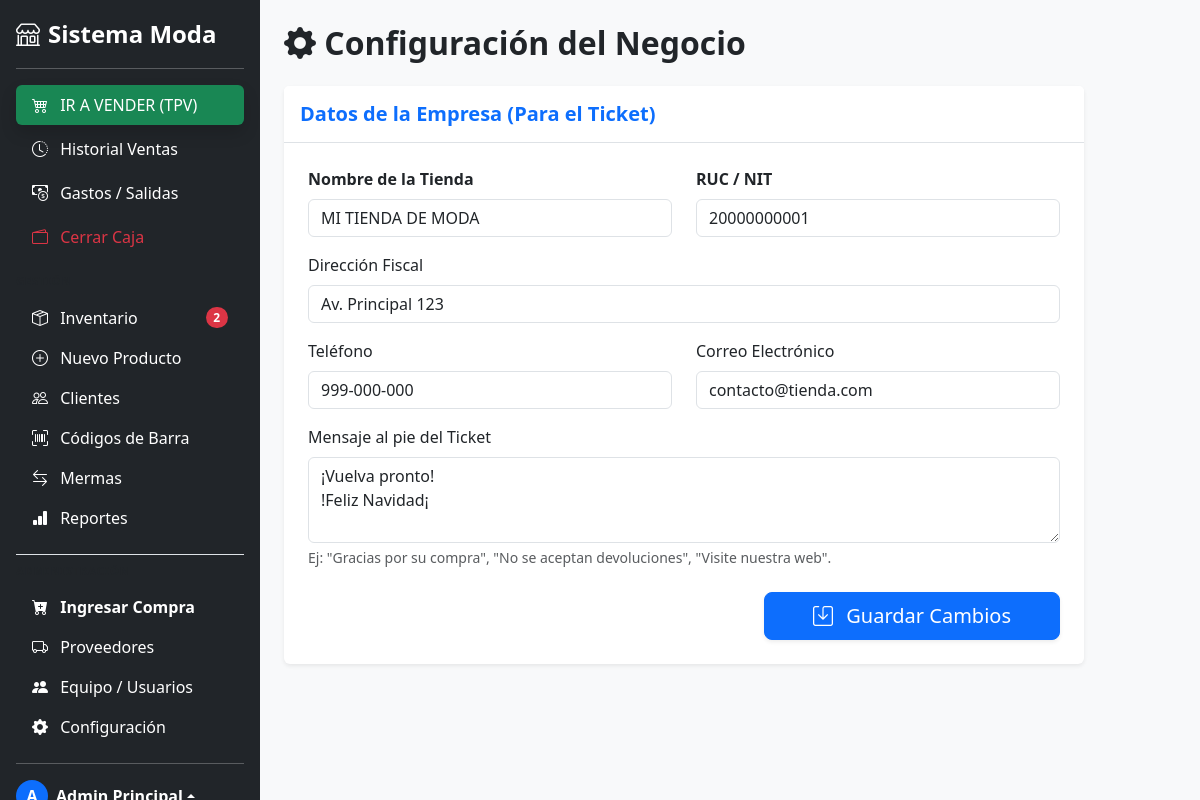
/config/index (signed in), run on the app's committed database.
### tables this page shows
CREATE TABLE IF NOT EXISTS `empresa` (
  `id` int NOT NULL,
  `nombre` varchar(100) DEFAULT NULL,
  `ruc` varchar(20) DEFAULT NULL,
  `direccion` text,
  `telefono` varchar(20) DEFAULT NULL,
  `email` varchar(100) DEFAULT NULL,
  `mensaje_ticket` text,
  `moneda` varchar(5) DEFAULT 'S/',
  PRIMARY KEY (`id`)
);

### app/controllers/ConfigController.php (called while the page is built, shortened)
<?php
require_once '../app/models/Empresa.php';
class ConfigController {
    public function index() {
        $empresaModel = new Empresa();
        $datos = $empresaModel->obtener();
        require_once '../app/views/config/index.php';
    }
}

### app/models/Empresa.php (called while the page is built, shortened)
<?php
require_once '../app/core/Database.php';
class Empresa {
    private $conn;
    public function __construct() {
        $db = new Database();
        $this->conn = $db->getConnection();
    }
    public function obtener() {
        $sql = "SELECT * FROM empresa WHERE id = 1";
        $stmt = $this->conn->prepare($sql);
        $stmt->execute();
        return $stmt->fetch(PDO::FETCH_ASSOC);
    }
}

### app/core/Database.php (called while the page is built, shortened)
<?php
class Database {
    private $host;
    private $db_name;
    private $username;
    private $password;
    public function __construct() {
        $this->host     = getenv('DB_HOST')     ?: 'localhost';
        $this->db_name  = getenv('DB_NAME')     ?: 'sistema_moda';
        $this->username = getenv('DB_USER')     ?: 'root';
        $this->password = getenv('DB_PASS')     ?: '';
    }
    public function getConnection() {
        $this->conn = null;
        try {
            $this->conn = new PDO(
                "mysql:host=" . $this->host . ";dbname=" . $this->db_name . ";charset=utf8mb4",
                $this->username,
                $this->password
            );
            $this->conn->exec("set names utf8mb4");
            $this->conn->setAttribute(PDO::ATTR_ERRMODE, PDO::ERRMODE_EXCEPTION);
            $this->conn->setAttribute(PDO::ATTR_DEFAULT_FETCH_MODE, PDO::FETCH_ASSOC);
        } catch(PDOException $exception) {
            echo "Error de conexión: " . $exception->getMessage();
        }
        return $this->conn;
    }
}

### app/views/config/index.php (the view, shortened to what this page needs)
<!DOCTYPE html>
<html lang="es">
<head>
    <link href="https://cdn.jsdelivr.net/npm/bootstrap@5.3.0/dist/css/bootstrap.min.css" rel="stylesheet">
    <link rel="stylesheet" href="https://cdn.jsdelivr.net/npm/bootstrap-icons@1.11.0/font/bootstrap-icons.css">
</head>
<body class="bg-light">
<?php include '../app/views/layouts/sidebar.php'; ?>
<div class="main-content-area" style="height: 100vh; overflow-y: auto;">
    <div class="container-fluid p-4">
        <h2 class="fw-bold mb-4"><i class="bi bi-gear-fill"></i> Configuración del Negocio</h2>
        <div class="card shadow-sm border-0" style="max-width: 800px;">
            <div class="card-header bg-white py-3 border-bottom">
                <h5 class="m-0 text-primary fw-bold">Datos de la Empresa (Para el Ticket)</h5>
            </div>
            <div class="card-body p-4">
                <form action="<?= BASE_URL ?>/config/guardar" method="POST">
                    <div class="row mb-3">
                        <div class="col-md-6">
                            <label class="form-label fw-bold">Nombre de la Tienda</label>
                            <input type="text" name="nombre" class="form-control" value="<?= htmlspecialchars($datos['nombre']) ?>" required>
                        </div>
                        <div class="col-md-6">
                            <label class="form-label fw-bold">RUC / NIT</label>
                            <input type="text" name="ruc" class="form-control" value="<?= htmlspecialchars($datos['ruc']) ?>" required>
                        </div>
                    </div>
                    <div class="mb-3">
                        <label class="form-label">Dirección Fiscal</label>
                        <input type="text" name="direccion" class="form-control" value="<?= htmlspecialchars($datos['direccion']) ?>">
                    </div>
                    <div class="row mb-3">
                        <div class="col-md-6">
                            <label class="form-label">Teléfono</label>
                            <input type="text" name="telefono" class="form-control" value="<?= htmlspecialchars($datos['telefono']) ?>">
                        </div>
                        <div class="col-md-6">
                            <label class="form-label">Correo Electrónico</label>
                            <input type="email" name="email" class="form-control" value="<?= htmlspecialchars($datos['email']) ?>">
                        </div>
                    </div>
                    <div class="mb-4">
                        <label class="form-label">Mensaje al pie del Ticket</label>
                        <textarea name="mensaje" class="form-control" rows="3"><?= htmlspecialchars($datos['mensaje_ticket']) ?></textarea>
                        <div class="form-text">Ej: "Gracias por su compra", "No se aceptan devoluciones", "Visite nuestra web".</div>
                    </div>
                    <div class="d-grid gap-2 d-md-flex justify-content-md-end">
                        <button type="submit" class="btn btn-primary btn-lg shadow-sm px-5">
                            <i class="bi bi-save me-2"></i> Guardar Cambios
                        </button>
                    </div>
                </form>
            </div>
        </div>
    </div>
</div>
</body>
</html>

### app/views/config/index.php (style rules this page uses)
@media (min-width: 992px) { .main-content-area { margin-left: 260px; width: calc(100% - 260px); } }

### data on the page
empresa: nombre "MI TIENDA DE MODA", ruc "20000000001", direccion "Av. Principal 123", telefono "999-000-000", email "contacto@tienda.com", mensaje "¡Vuelva pronto! !Feliz Navidad¡"

### other printed values
$stock_bajo "2"
